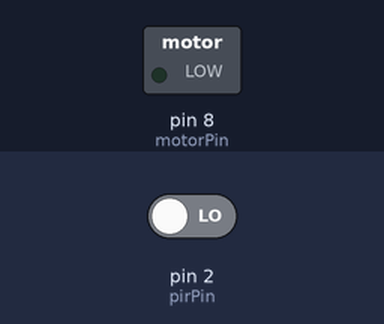
This sketch was run on a simulated Arduino Uno, built with avr-gcc and run on an emulated ATmega328P. On the bench: switched loads named in the sketch (green lamp = pin HIGH). The test bench sets the inputs (shaded band); at power-on: pin 2 (pirPin) LOW.

Above: at 1.2 s.
1.3 s: pin 2 (pirPin) driven HIGH
At 1.7 s:
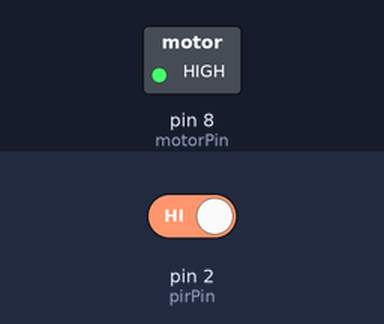
2.8 s: pin 2 (pirPin) driven LOW
At 4.1 s:
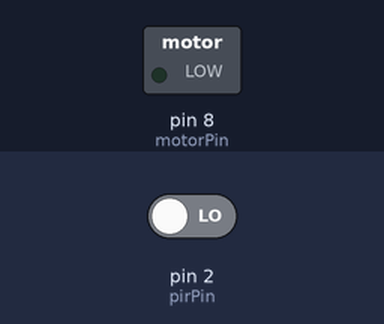
Timing chart, 0 to 5.8 s (numbered marks = the images above; inputs shaded):
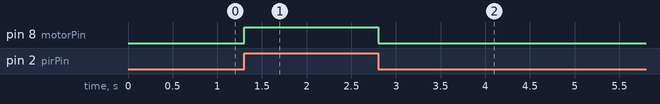

Measured:
- after the input at 1.3 s, pin 8 (motorPin): LOW → HIGH at once
- after the input at 2.8 s, pin 8 (motorPin): HIGH → LOW at once

The sketch:

pirvib.ino
```cpp
int pirPin = 2;
int motorPin = 8;

void setup() {
  pinMode(pirPin, INPUT);
  pinMode(motorPin, OUTPUT);
}

void loop() {

  int motion = digitalRead(pirPin);

  if (motion == HIGH) {
    digitalWrite(motorPin, HIGH);
  } else {
    digitalWrite(motorPin, LOW);
  }

  delay(100);
}
```
